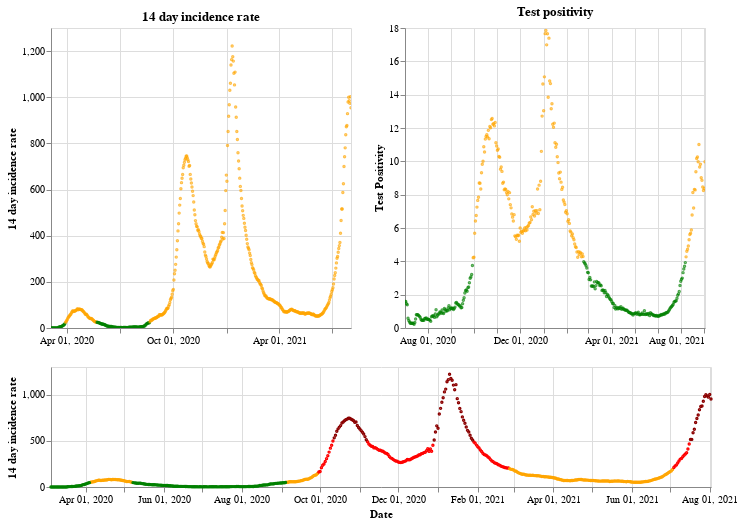

Write notebook code for a chart like this one.
### Markdown cell above
## Northern Ireland

### Code cell
plot_traffic_light('Northern Ireland')

### Figure 1 — Vega-Lite specification as saved in the notebook (floating-point values rounded to 4 significant figures; data arrays with more than 128 entries replaced by an {"elided": "..."} marker saying what was removed)
{"config": {"view": {"continuousWidth": 400, "continuousHeight": 300}}, "vconcat": [{"hconcat": [{"mark": {"type": "point", "size": 2}, "encoding": {"color": {"condition": {"value": "green", "test": "(datum.twoWeeklyCasesRate <= 25)"}, "value": "orange"}, "tooltip": [{"type": "nominal", "field": "areaName"}, {"type": "temporal", "field": "date"}, {"type": "quantitative", "field": "twoWeeklyCasesRate"}, {"type": "quantitative", "field": "testPositivity"}], "x": {"type": "temporal", "axis": {"title": ""}, "field": "date", "scale": {"domain": {"selection": "DateBrush"}}, "timeUnit": "yearmonthdate"}, "y": {"type": "quantitative", "axis": {"title": "14 day incidence rate"}, "field": "twoWeeklyCasesRate"}}, "title": "14 day incidence rate", "width": 300}, {"mark": {"type": "point", "size": 2}, "encoding": {"color": {"condition": {"value": "green", "test": "(datum.testPositivity <= 4)"}, "value": "orange"}, "tooltip": [{"type": "nominal", "field": "areaName"}, {"type": "temporal", "field": "date"}, {"type": "quantitative", "field": "twoWeeklyCasesRate"}, {"type": "quantitative", "field": "testPositivity"}], "x": {"type": "temporal", "axis": {"title": ""}, "field": "date", "scale": {"domain": {"selection": "DateBrush"}}, "timeUnit": "yearmonthdate"}, "y": {"type": "quantitative", "axis": {"title": "Test Positivity"}, "field": "testPositivity"}}, "title": "Test positivity", "width": 300}]}, {"layer": [{"mark": {"type": "point", "size": 2}, "encoding": {"color": {"condition": {"value": "orange", "test": "(((datum.testPositivity < 4) && (datum.twoWeeklyCasesRate >= 50)) && (datum.twoWeeklyCasesRate < 200))"}, "value": "red"}, "opacity": {"condition": {"value": 1, "test": "((datum.twoWeeklyCasesRate >= 50) && (datum.twoWeeklyCasesRate < 500))"}, "value": 0}, "tooltip": [{"type": "nominal", "field": "areaName"}, {"type": "temporal", "field": "date"}, {"type": "quantitative", "field": "twoWeeklyCasesRate"}, {"type": "quantitative", "field": "testPositivity"}], "x": {"type": "temporal", "axis": {"title": "Date"}, "field": "date", "timeUnit": "yearmonthdate"}, "y": {"type": "quantitative", "axis": {"title": "14 day incidence rate"}, "field": "twoWeeklyCasesRate"}}, "selection": {"DateBrush": {"type": "interval", "encodings": ["x"], "fields": ["Time"]}}}, {"mark": {"type": "point", "size": 2}, "encoding": {"color": {"value": "darkred"}, "opacity": {"condition": {"value": 1, "test": "(datum.twoWeeklyCasesRate >= 500)"}, "value": 0}, "tooltip": [{"type": "nominal", "field": "areaName"}, {"type": "temporal", "field": "date"}, {"type": "quantitative", "field": "twoWeeklyCasesRate"}, {"type": "quantitative", "field": "testPositivity"}], "x": {"type": "temporal", "axis": {"title": "Date"}, "field": "date", "timeUnit": "yearmonthdate"}, "y": {"type": "quantitative", "axis": {"title": "14 day incidence rate"}, "field": "twoWeeklyCasesRate"}}}, {"mark": {"type": "point", "size": 2}, "encoding": {"color": {"condition": {"value": "green", "test": "((datum.testPositivity < 4) && (datum.twoWeeklyCasesRate < 50))"}, "value": "orange"}, "opacity": {"condition": {"value": 1, "test": "(datum.twoWeeklyCasesRate < 50)"}, "value": 0}, "tooltip": [{"type": "nominal", "field": "areaName"}, {"type": "temporal", "field": "date"}, {"type": "quantitative", "field": "twoWeeklyCasesRate"}, {"type": "quantitative", "field": "testPositivity"}], "x": {"type": "temporal", "axis": {"title": "Date"}, "field": "date", "timeUnit": "yearmonthdate"}, "y": {"type": "quantitative", "axis": {"title": "14 day incidence rate"}, "field": "twoWeeklyCasesRate"}}}], "height": 120, "width": 660}], "data": {"name": "data-3fdf8827db935314ef6da4f6740b772b"}, "$schema": "https://vega.github.io/schema/vega-lite/v4.8.1.json", "datasets": {"data-3fdf8827db935314ef6da4f6740b772b": {"elided": "516 records"}}}
